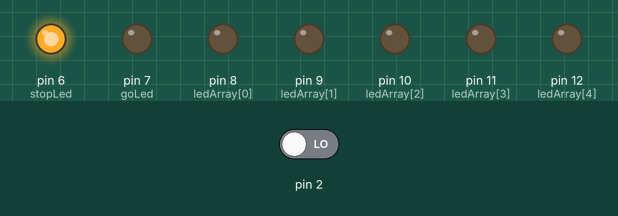
A sketch run on a simulated Arduino Uno, built with avr-gcc and run on an emulated ATmega328P. Parts: output pins drawn as LEDs (lit = HIGH). The inputs (shaded band) are chosen by the test bench; at power-on: pin 2 LOW. Random numbers use the default seed unless the sketch sets one.

Above: at 1.2 s.
1.3 s: pin 2 driven HIGH
At 1.51 s:
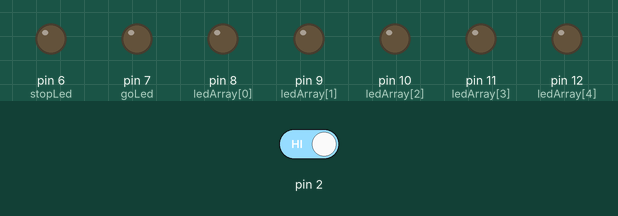
At 2.6 s:
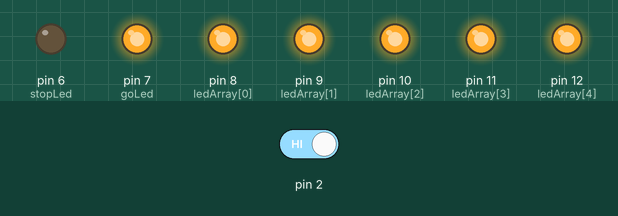
Timing chart, 0 to 4.3 s (numbered marks = the images above; inputs shaded):
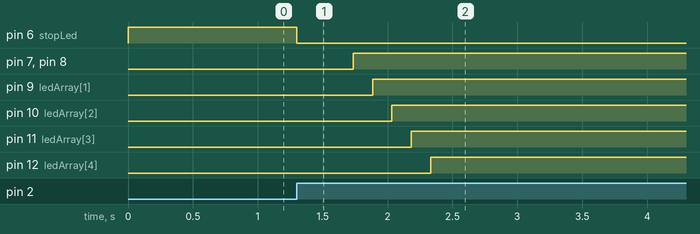

Measured:
- after the input at 1.3 s, pin 6 (stopLed): HIGH → LOW at once; pin 7 (goLed), pin 8 (ledArray[0]): LOW → HIGH after 0.43 s; pin 9 (ledArray[1]): LOW → HIGH after 0.58 s; pin 10 (ledArray[2]): LOW → HIGH after 0.73 s; pin 11 (ledArray[3]): LOW → HIGH after 0.88 s

The sketch:

2_4_Reaction_Tester.ino
```cpp
volatile byte state = 0;
byte ledArray[] = {8, 9, 10, 11, 12};
byte count = 0;
int timer = 150;
const byte stopLed = 6;
const byte goLed = 7;
const int randMin = 250;
const int randMax = 750;
int startDelay;

void setup() {
  for (count=0;count<5;count++) {
    pinMode(ledArray[count], OUTPUT);
  }
  attachInterrupt(digitalPinToInterrupt(2), buttonPress, RISING);
  pinMode(stopLed, OUTPUT);
  pinMode(goLed, OUTPUT);
  randomSeed(analogRead(0));
}

void loop() {
  if (state == 0) {
    digitalWrite(stopLed, HIGH);
    digitalWrite(goLed, LOW);
    for (count=0;count<5;count++) {
      digitalWrite(ledArray[count], LOW);
    }
  }
  if (state == 1) {
    digitalWrite(stopLed, LOW);
    startDelay = random(randMin, randMax);
    delay(startDelay);
    digitalWrite(goLed, HIGH);
    for (count=0;count<5;count++) {
      digitalWrite(ledArray[count], HIGH);
      delay(timer);
      if (state == 2) {
        break;
      }
    }
  }
}

void buttonPress() {
  state++;
  if (state > 2) {
    state = 0;
  }
}
```
